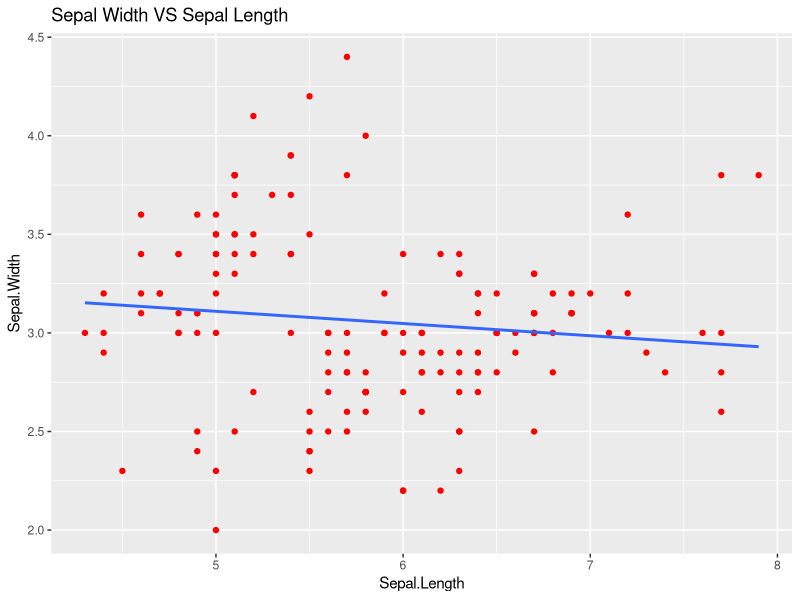
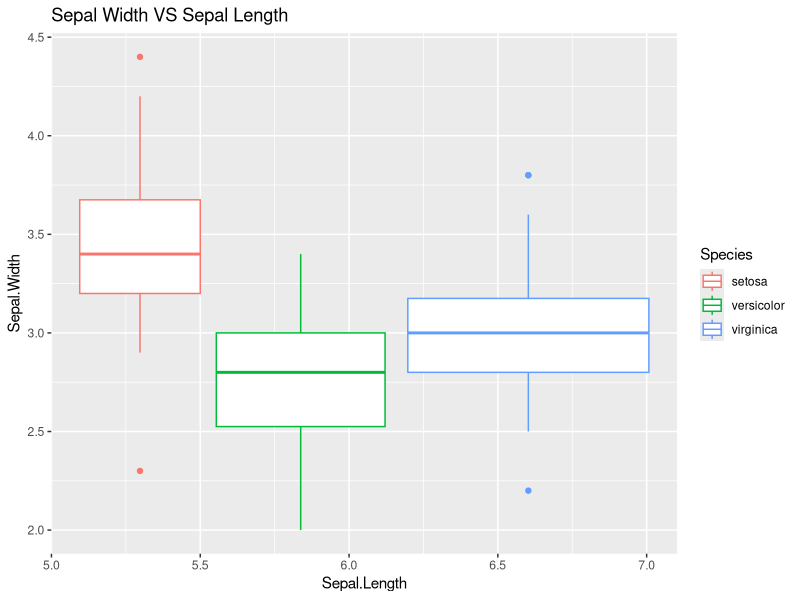
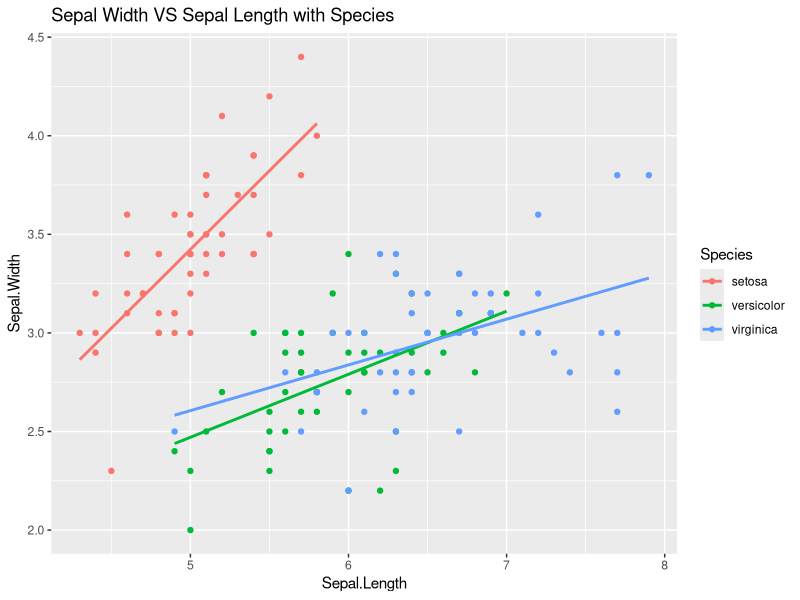
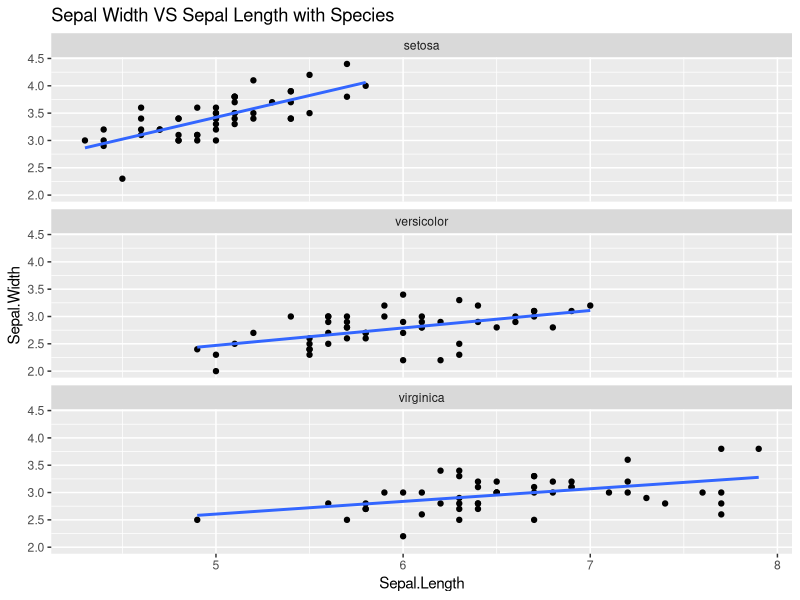
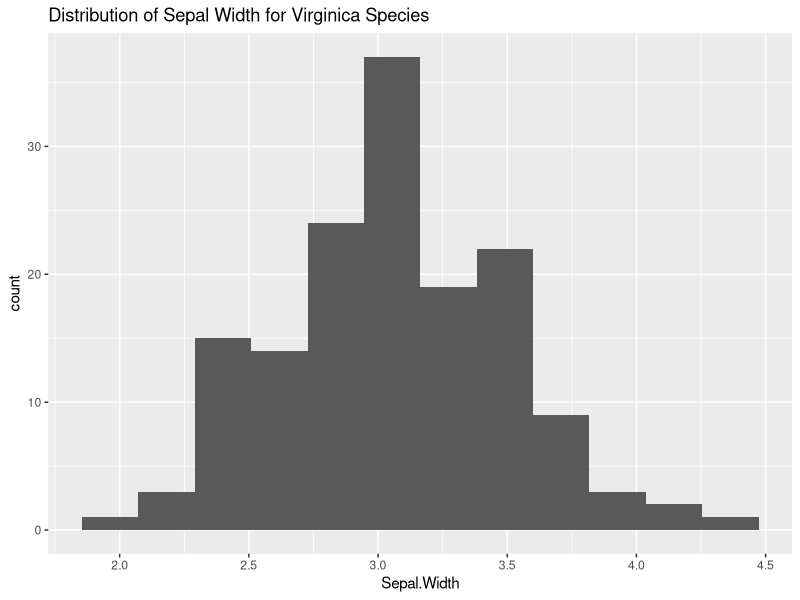

Write the R code that produced these figures, in order.
## ---- chunk 1
knitr::opts_chunk$set(echo = TRUE)
## ---- chunk 2
library(ggplot2)
ggplot(data = iris) +
  geom_point(aes(x = Sepal.Length, y = Sepal.Width), color = "red") +
  geom_smooth(formula = y~x, aes(x = Sepal.Length, y = Sepal.Width),
              method = "lm", se =FALSE) +
  labs(title = "Sepal Width VS Sepal Length")

ggplot(iris) + 
  geom_boxplot(aes(x = Sepal.Length, y = Sepal.Width, color = Species)) +
  labs(title = "Sepal Width VS Sepal Length")

## ---- chunk 3
ggplot(data = iris,
       aes(
          x = Sepal.Length,
          y = Sepal.Width,
           color = Species
      )
      ) +
      geom_point() +
      geom_smooth(method = "lm", se = FALSE, formula = y~x) +
  labs(title = "Sepal Width VS Sepal Length with Species")

ggplot(data= iris, aes(x = Sepal.Length, y = Sepal.Width)) +
  geom_point() +
  geom_smooth(formula = y~x, method = "lm", se = F) +
  facet_wrap( ~ Species, nrow = 3) +
  labs(title = "Sepal Width VS Sepal Length with Species")
## ---- chunk 4
library(tidyverse)

iris %>% 
  group_by(iris = "Virginica", Sepal.Width) %>%
  summarise(n = n())

ggplot(iris) + 
  geom_histogram(aes(x = Sepal.Width, Species = "Virginica"), 
                 bins = 12) +
  labs(title = "Distribution of Sepal Width for Virginica Species")


